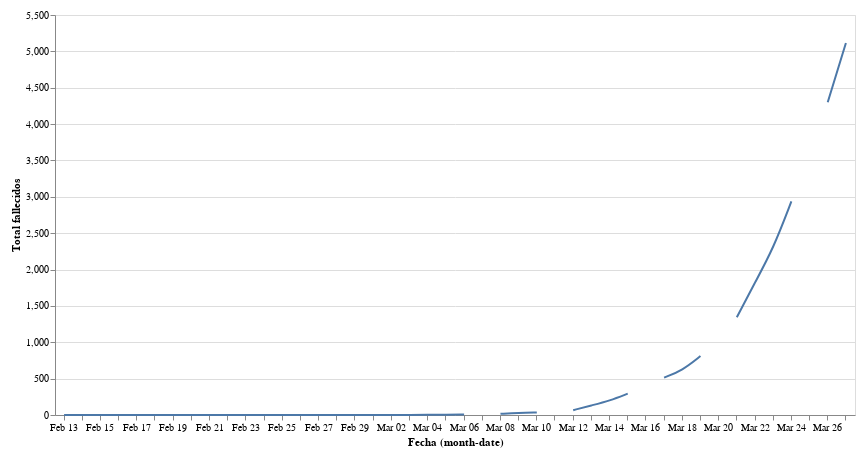

The cell this chart's notebook holds for it:
### Markdown cell above
#### Sin interpolar datos faltantes

### Code cell
#collapse

import requests
import pandas as pd
from io import BytesIO
import numpy as np
import altair as alt

# get data
response = requests.get('https://docs.google.com/spreadsheet/ccc?key=1FwOXbkWeuS1LHrKxhSfepGtsgQ6iIEQZmWig_JKo8z0&output=csv&gid=1616296995')
assert response.status_code == 200, 'Wrong status code'
data = response.content
df = pd.read_csv(BytesIO(data), parse_dates=['Fecha'], dayfirst=True)

# Create a selection that chooses the nearest point & selects based on x-value
source = df
nearest = alt.selection(type='single', nearest=True, on='mouseover',
                        fields=['Total fallecidos'], empty='none')

# The basic line
line = alt.Chart(source).mark_line(interpolate='basis').encode(
    x='monthdate(Fecha):O',
    y='Total fallecidos:Q',
)

# Transparent selectors across the chart. This is what tells us
# the x-value of the cursor
selectors = alt.Chart(source).mark_point().encode(
    x='monthdate(Fecha):O',
    opacity=alt.value(0),
).add_selection(
    nearest
)

# Draw points on the line, and highlight based on selection
points = line.mark_point().encode(
    opacity=alt.condition(nearest, alt.value(1), alt.value(0))
)

# Draw text labels near the points, and highlight based on selection
text = line.mark_text(align='left', dx=5, dy=-5).encode(
    text=alt.condition(nearest, 'Total fallecidos:Q', alt.value(' '))
)

# Draw a rule at the location of the selection
rules = alt.Chart(source).mark_rule(color='gray').encode(
    x='monthdate(Fecha):O',
).transform_filter(
    nearest
)

# Put the five layers into a chart and bind the data
alt.layer(
    line, selectors, points, rules, text
).properties(
    width=800, height=400
).configure(
    padding=10
)

### Figure 1 — Vega-Lite specification as saved in the notebook (floating-point values rounded to 4 significant figures)
{"config": {"view": {"continuousWidth": 400, "continuousHeight": 300}, "padding": 10}, "layer": [{"mark": {"type": "line", "interpolate": "basis"}, "encoding": {"x": {"type": "ordinal", "field": "Fecha", "timeUnit": "monthdate"}, "y": {"type": "quantitative", "field": "Total fallecidos"}}}, {"mark": "point", "encoding": {"opacity": {"value": 0}, "x": {"type": "ordinal", "field": "Fecha", "timeUnit": "monthdate"}}, "selection": {"selector124": {"type": "single", "nearest": true, "on": "mouseover", "fields": ["Total fallecidos"], "empty": "none"}}}, {"mark": "point", "encoding": {"opacity": {"condition": {"value": 1, "selection": "selector124"}, "value": 0}, "x": {"type": "ordinal", "field": "Fecha", "timeUnit": "monthdate"}, "y": {"type": "quantitative", "field": "Total fallecidos"}}}, {"mark": {"type": "rule", "color": "gray"}, "encoding": {"x": {"type": "ordinal", "field": "Fecha", "timeUnit": "monthdate"}}, "transform": [{"filter": {"selection": "selector124"}}]}, {"mark": {"type": "text", "align": "left", "dx": 5, "dy": -5}, "encoding": {"text": {"condition": {"type": "quantitative", "field": "Total fallecidos", "selection": "selector124"}, "value": " "}, "x": {"type": "ordinal", "field": "Fecha", "timeUnit": "monthdate"}, "y": {"type": "quantitative", "field": "Total fallecidos"}}}], "data": {"name": "data-7ced8e63a01c7e57473f9c77090623ed"}, "height": 400, "width": 800, "$schema": "https://vega.github.io/schema/vega-lite/v4.0.2.json", "datasets": {"data-7ced8e63a01c7e57473f9c77090623ed": [{"Fecha": "2020-02-13T00:00:00", "Asturias": 0.0, "Andalucía": 0.0, "Aragón": 0.0, "Baleares": 0.0, "Canarias": 0.0, "Cantabria": 0.0, "Cataluña": 0.0, "Castilla y León": 0.0, "Castilla-La Mancha": 0.0, "Comunidad de Madrid": 0.0, "Comunidad Valenciana": 1.0, "Extremadura": 0.0, "Galicia": 0.0, "La Rioja": 0.0, "Murcia": 0.0, "Navarra": 0.0, "País Vasco": 0.0, "Total fallecidos": 1.0}, {"Fecha": "2020-02-14T00:00:00", "Asturias": 0.0, "Andalucía": 0.0, "Aragón": 0.0, "Baleares": 0.0, "Canarias": 0.0, "Cantabria": 0.0, "Cataluña": 0.0, "Castilla y León": 0.0, "Castilla-La Mancha": 0.0, "Comunidad de Madrid": 0.0, "Comunidad Valenciana": 1.0, "Extremadura": 0.0, "Galicia": 0.0, "La Rioja": 0.0, "Murcia": 0.0, "Navarra": 0.0, "País Vasco": 0.0, "Total fallecidos": 1.0}, {"Fecha": "2020-02-15T00:00:00", "Asturias": 0.0, "Andalucía": 0.0, "Aragón": 0.0, "Baleares": 0.0, "Canarias": 0.0, "Cantabria": 0.0, "Cataluña": 0.0, "Castilla y León": 0.0, "Castilla-La Mancha": 0.0, "Comunidad de Madrid": 0.0, "Comunidad Valenciana": 1.0, "Extremadura": 0.0, "Galicia": 0.0, "La Rioja": 0.0, "Murcia": 0.0, "Navarra": 0.0, "País Vasco": 0.0, "Total fallecidos": 1.0}, {"Fecha": "2020-02-16T00:00:00", "Asturias": 0.0, "Andalucía": 0.0, "Aragón": 0.0, "Baleares": 0.0, "Canarias": 0.0, "Cantabria": 0.0, "Cataluña": 0.0, "Castilla y León": 0.0, "Castilla-La Mancha": 0.0, "Comunidad de Madrid": 0.0, "Comunidad Valenciana": 1.0, "Extremadura": 0.0, "Galicia": 0.0, "La Rioja": 0.0, "Murcia": 0.0, "Navarra": 0.0, "País Vasco": 0.0, "Total fallecidos": 1.0}, {"Fecha": "2020-02-17T00:00:00", "Asturias": 0.0, "Andalucía": 0.0, "Aragón": 0.0, "Baleares": 0.0, "Canarias": 0.0, "Cantabria": 0.0, "Cataluña": 0.0, "Castilla y León": 0.0, "Castilla-La Mancha": 0.0, "Comunidad de Madrid": 0.0, "Comunidad Valenciana": 1.0, "Extremadura": 0.0, "Galicia": 0.0, "La Rioja": 0.0, "Murcia": 0.0, "Navarra": 0.0, "País Vasco": 0.0, "Total fallecidos": 1.0}, {"Fecha": "2020-02-18T00:00:00", "Asturias": 0.0, "Andalucía": 0.0, "Aragón": 0.0, "Baleares": 0.0, "Canarias": 0.0, "Cantabria": 0.0, "Cataluña": 0.0, "Castilla y León": 0.0, "Castilla-La Mancha": 0.0, "Comunidad de Madrid": 0.0, "Comunidad Valenciana": 1.0, "Extremadura": 0.0, "Galicia": 0.0, "La Rioja": 0.0, "Murcia": 0.0, "Navarra": 0.0, "País Vasco": 0.0, "Total fallecidos": 1.0}, {"Fecha": "2020-02-19T00:00:00", "Asturias": 0.0, "Andalucía": 0.0, "Aragón": 0.0, "Baleares": 0.0, "Canarias": 0.0, "Cantabria": 0.0, "Cataluña": 0.0, "Castilla y León": 0.0, "Castilla-La Mancha": 0.0, "Comunidad de Madrid": 0.0, "Comunidad Valenciana": 1.0, "Extremadura": 0.0, "Galicia": 0.0, "La Rioja": 0.0, "Murcia": 0.0, "Navarra": 0.0, "País Vasco": 0.0, "Total fallecidos": 1.0}, {"Fecha": "2020-02-20T00:00:00", "Asturias": 0.0, "Andalucía": 0.0, "Aragón": 0.0, "Baleares": 0.0, "Canarias": 0.0, "Cantabria": 0.0, "Cataluña": 0.0, "Castilla y León": 0.0, "Castilla-La Mancha": 0.0, "Comunidad de Madrid": 0.0, "Comunidad Valenciana": 1.0, "Extremadura": 0.0, "Galicia": 0.0, "La Rioja": 0.0, "Murcia": 0.0, "Navarra": 0.0, "País Vasco": 0.0, "Total fallecidos": 1.0}, {"Fecha": "2020-02-21T00:00:00", "Asturias": 0.0, "Andalucía": 0.0, "Aragón": 0.0, "Baleares": 0.0, "Canarias": 0.0, "Cantabria": 0.0, "Cataluña": 0.0, "Castilla y León": 0.0, "Castilla-La Mancha": 0.0, "Comunidad de Madrid": 0.0, "Comunidad Valenciana": 1.0, "Extremadura": 0.0, "Galicia": 0.0, "La Rioja": 0.0, "Murcia": 0.0, "Navarra": 0.0, "País Vasco": 0.0, "Total fallecidos": 1.0}, {"Fecha": "2020-02-22T00:00:00", "Asturias": 0.0, "Andalucía": 0.0, "Aragón": 0.0, "Baleares": 0.0, "Canarias": 0.0, "Cantabria": 0.0, "Cataluña": 0.0, "Castilla y León": 0.0, "Castilla-La Mancha": 0.0, "Comunidad de Madrid": 0.0, "Comunidad Valenciana": 1.0, "Extremadura": 0.0, "Galicia": 0.0, "La Rioja": 0.0, "Murcia": 0.0, "Navarra": 0.0, "País Vasco": 0.0, "Total fallecidos": 1.0}, {"Fecha": "2020-02-23T00:00:00", "Asturias": 0.0, "Andalucía": 0.0, "Aragón": 0.0, "Baleares": 0.0, "Canarias": 0.0, "Cantabria": 0.0, "Cataluña": 0.0, "Castilla y León": 0.0, "Castilla-La Mancha": 0.0, "Comunidad de Madrid": 0.0, "Comunidad Valenciana": 1.0, "Extremadura": 0.0, "Galicia": 0.0, "La Rioja": 0.0, "Murcia": 0.0, "Navarra": 0.0, "País Vasco": 0.0, "Total fallecidos": 1.0}, {"Fecha": "2020-02-24T00:00:00", "Asturias": 0.0, "Andalucía": 0.0, "Aragón": 0.0, "Baleares": 0.0, "Canarias": 0.0, "Cantabria": 0.0, "Cataluña": 0.0, "Castilla y León": 0.0, "Castilla-La Mancha": 0.0, "Comunidad de Madrid": 0.0, "Comunidad Valenciana": 1.0, "Extremadura": 0.0, "Galicia": 0.0, "La Rioja": 0.0, "Murcia": 0.0, "Navarra": 0.0, "País Vasco": 0.0, "Total fallecidos": 1.0}, {"Fecha": "2020-02-25T00:00:00", "Asturias": 0.0, "Andalucía": 0.0, "Aragón": 0.0, "Baleares": 0.0, "Canarias": 0.0, "Cantabria": 0.0, "Cataluña": 0.0, "Castilla y León": 0.0, "Castilla-La Mancha": 0.0, "Comunidad de Madrid": 0.0, "Comunidad Valenciana": 1.0, "Extremadura": 0.0, "Galicia": 0.0, "La Rioja": 0.0, "Murcia": 0.0, "Navarra": 0.0, "País Vasco": 0.0, "Total fallecidos": 1.0}, {"Fecha": "2020-02-26T00:00:00", "Asturias": 0.0, "Andalucía": 0.0, "Aragón": 0.0, "Baleares": 0.0, "Canarias": 0.0, "Cantabria": 0.0, "Cataluña": 0.0, "Castilla y León": 0.0, "Castilla-La Mancha": 0.0, "Comunidad de Madrid": 0.0, "Comunidad Valenciana": 1.0, "Extremadura": 0.0, "Galicia": 0.0, "La Rioja": 0.0, "Murcia": 0.0, "Navarra": 0.0, "País Vasco": 0.0, "Total fallecidos": 1.0}, {"Fecha": "2020-02-27T00:00:00", "Asturias": 0.0, "Andalucía": 0.0, "Aragón": 0.0, "Baleares": 0.0, "Canarias": 0.0, "Cantabria": 0.0, "Cataluña": 0.0, "Castilla y León": 0.0, "Castilla-La Mancha": 0.0, "Comunidad de Madrid": 0.0, "Comunidad Valenciana": 1.0, "Extremadura": 0.0, "Galicia": 0.0, "La Rioja": 0.0, "Murcia": 0.0, "Navarra": 0.0, "País Vasco": 0.0, "Total fallecidos": 1.0}, {"Fecha": "2020-02-28T00:00:00", "Asturias": 0.0, "Andalucía": 0.0, "Aragón": 0.0, "Baleares": 0.0, "Canarias": 0.0, "Cantabria": 0.0, "Cataluña": 0.0, "Castilla y León": 0.0, "Castilla-La Mancha": 0.0, "Comunidad de Madrid": 0.0, "Comunidad Valenciana": 1.0, "Extremadura": 0.0, "Galicia": 0.0, "La Rioja": 0.0, "Murcia": 0.0, "Navarra": 0.0, "País Vasco": 0.0, "Total fallecidos": 1.0}, {"Fecha": "2020-02-29T00:00:00", "Asturias": 0.0, "Andalucía": 0.0, "Aragón": 0.0, "Baleares": 0.0, "Canarias": 0.0, "Cantabria": 0.0, "Cataluña": 0.0, "Castilla y León": 0.0, "Castilla-La Mancha": 0.0, "Comunidad de Madrid": 0.0, "Comunidad Valenciana": 1.0, "Extremadura": 0.0, "Galicia": 0.0, "La Rioja": 0.0, "Murcia": 0.0, "Navarra": 0.0, "País Vasco": 0.0, "Total fallecidos": 1.0}, {"Fecha": "2020-03-01T00:00:00", "Asturias": 0.0, "Andalucía": 0.0, "Aragón": 0.0, "Baleares": 0.0, "Canarias": 0.0, "Cantabria": 0.0, "Cataluña": 0.0, "Castilla y León": 0.0, "Castilla-La Mancha": 0.0, "Comunidad de Madrid": 0.0, "Comunidad Valenciana": 1.0, "Extremadura": 0.0, "Galicia": 0.0, "La Rioja": 0.0, "Murcia": 0.0, "Navarra": 0.0, "País Vasco": 0.0, "Total fallecidos": 1.0}, {"Fecha": "2020-03-02T00:00:00", "Asturias": 0.0, "Andalucía": 0.0, "Aragón": 0.0, "Baleares": 0.0, "Canarias": 0.0, "Cantabria": 0.0, "Cataluña": 0.0, "Castilla y León": 0.0, "Castilla-La Mancha": 0.0, "Comunidad de Madrid": 0.0, "Comunidad Valenciana": 1.0, "Extremadura": 0.0, "Galicia": 0.0, "La Rioja": 0.0, "Murcia": 0.0, "Navarra": 0.0, "País Vasco": 0.0, "Total fallecidos": 1.0}, {"Fecha": "2020-03-03T00:00:00", "Asturias": 0.0, "Andalucía": 0.0, "Aragón": 0.0, "Baleares": 0.0, "Canarias": 0.0, "Cantabria": 0.0, "Cataluña": 0.0, "Castilla y León": 0.0, "Castilla-La Mancha": 0.0, "Comunidad de Madrid": 0.0, "Comunidad Valenciana": 1.0, "Extremadura": 0.0, "Galicia": 0.0, "La Rioja": 0.0, "Murcia": 0.0, "Navarra": 0.0, "País Vasco": 0.0, "Total fallecidos": 1.0}, {"Fecha": "2020-03-04T00:00:00", "Asturias": 0.0, "Andalucía": 0.0, "Aragón": 0.0, "Baleares": 0.0, "Canarias": 0.0, "Cantabria": 0.0, "Cataluña": 0.0, "Castilla y León": 0.0, "Castilla-La Mancha": 0.0, "Comunidad de Madrid": 0.0, "Comunidad Valenciana": 1.0, "Extremadura": 0.0, "Galicia": 0.0, "La Rioja": 0.0, "Murcia": 0.0, "Navarra": 0.0, "País Vasco": 1.0, "Total fallecidos": 2.0}, {"Fecha": "2020-03-05T00:00:00", "Asturias": 0.0, "Andalucía": 0.0, "Aragón": 0.0, "Baleares": 0.0, "Canarias": 0.0, "Cantabria": 0.0, "Cataluña": 0.0, "Castilla y León": 0.0, "Castilla-La Mancha": 0.0, "Comunidad de Madrid": 2.0, "Comunidad Valenciana": 1.0, "Extremadura": 0.0, "Galicia": 0.0, "La Rioja": 0.0, "Murcia": 0.0, "Navarra": 0.0, "País Vasco": 1.0, "Total fallecidos": 4.0}, {"Fecha": "2020-03-06T00:00:00", "Asturias": 0.0, "Andalucía": 0.0, "Aragón": 1.0, "Baleares": 0.0, "Canarias": 0.0, "Cantabria": 0.0, "Cataluña": 1.0, "Castilla y León": 0.0, "Castilla-La Mancha": 0.0, "Comunidad de Madrid": 4.0, "Comunidad Valenciana": 1.0, "Extremadura": 0.0, "Galicia": 0.0, "La Rioja": 0.0, "Murcia": 0.0, "Navarra": 0.0, "País Vasco": 1.0, "Total fallecidos": 8.0}, {"Fecha": "2020-03-07T00:00:00", "Asturias": null, "Andalucía": null, "Aragón": null, "Baleares": null, "Canarias": null, "Cantabria": null, "Cataluña": null, "Castilla y León": null, "Castilla-La Mancha": null, "Comunidad de Madrid": null, "Comunidad Valenciana": null, "Extremadura": null, "Galicia": null, "La Rioja": null, "Murcia": null, "Navarra": null, "País Vasco": null, "Total fallecidos": null}, {"Fecha": "2020-03-08T00:00:00", "Asturias": 0.0, "Andalucía": 0.0, "Aragón": 1.0, "Baleares": 0.0, "Canarias": 0.0, "Cantabria": 0.0, "Cataluña": 1.0, "Castilla y León": 0.0, "Castilla-La Mancha": 0.0, "Comunidad de Madrid": 8.0, "Comunidad Valenciana": 1.0, "Extremadura": 0.0, "Galicia": 0.0, "La Rioja": 0.0, "Murcia": 0.0, "Navarra": 0.0, "País Vasco": 5.0, "Total fallecidos": 16.0}, {"Fecha": "2020-03-09T00:00:00", "Asturias": 0.0, "Andalucía": 0.0, "Aragón": 3.0, "Baleares": 0.0, "Canarias": 0.0, "Cantabria": 0.0, "Cataluña": 3.0, "Castilla y León": 0.0, "Castilla-La Mancha": 0.0, "Comunidad de Madrid": 17.0, "Comunidad Valenciana": 1.0, "Extremadura": 0.0, "Galicia": 0.0, "La Rioja": 0.0, "Murcia": 0.0, "Navarra": 0.0, "País Vasco": 6.0, "Total fallecidos": 30.0}, {"Fecha": "2020-03-10T00:00:00", "Asturias": 0.0, "Andalucía": 0.0, "Aragón": 3.0, "Baleares": 0.0, "Canarias": 0.0, "Cantabria": 0.0, "Cataluña": 3.0, "Castilla y León": 0.0, "Castilla-La Mancha": 0.0, "Comunidad de Madrid": 21.0, "Comunidad Valenciana": 1.0, "Extremadura": 0.0, "Galicia": 0.0, "La Rioja": 1.0, "Murcia": 0.0, "Navarra": 0.0, "País Vasco": 6.0, "Total fallecidos": 35.0}, {"Fecha": "2020-03-11T00:00:00", "Asturias": null, "Andalucía": null, "Aragón": null, "Baleares": null, "Canarias": null, "Cantabria": null, "Cataluña": null, "Castilla y León": null, "Castilla-La Mancha": null, "Comunidad de Madrid": null, "Comunidad Valenciana": null, "Extremadura": null, "Galicia": null, "La Rioja": null, "Murcia": null, "Navarra": null, "País Vasco": null, "Total fallecidos": null}, {"Fecha": "2020-03-12T00:00:00", "Asturias": 1.0, "Andalucía": 0.0, "Aragón": 6.0, "Baleares": 1.0, "Canarias": 0.0, "Cantabria": 0.0, "Cataluña": 6.0, "Castilla y León": 0.0, "Castilla-La Mancha": 1.0, "Comunidad de Madrid": 38.0, "Comunidad Valenciana": 1.0, "Extremadura": 1.0, "Galicia": 0.0, "La Rioja": 2.0, "Murcia": 0.0, "Navarra": 0.0, "País Vasco": 9.0, "Total fallecidos": 66.0}, {"Fecha": "2020-03-13T00:00:00", "Asturias": 1.0, "Andalucía": 2.0, "Aragón": 7.0, "Baleares": 1.0, "Canarias": 1.0, "Cantabria": 0.0, "Cataluña": 6.0, "Castilla y León": 3.0, "Castilla-La Mancha": 5.0, "Comunidad de Madrid": 86.0, "Comunidad Valenciana": 3.0, "Extremadura": 1.0, "Galicia": 0.0, "La Rioja": 2.0, "Murcia": 0.0, "Navarra": 0.0, "País Vasco": 14.0, "Total fallecidos": 132.0}, {"Fecha": "2020-03-14T00:00:00", "Asturias": 1.0, "Andalucía": 5.0, "Aragón": 7.0, "Baleares": 1.0, "Canarias": 1.0, "Cantabria": 0.0, "Cataluña": 8.0, "Castilla y León": 5.0, "Castilla-La Mancha": 6.0, "Comunidad de Madrid": 133.0, "Comunidad Valenciana": 3.0, "Extremadura": 2.0, "Galicia": 1.0, "La Rioja": 3.0, "Murcia": 0.0, "Navarra": 1.0, "País Vasco": 19.0, "Total fallecidos": 196.0}, {"Fecha": "2020-03-15T00:00:00", "Asturias": 1.0, "Andalucía": 6.0, "Aragón": 7.0, "Baleares": 1.0, "Canarias": 1.0, "Cantabria": 0.0, "Cataluña": 12.0, "Castilla y León": 9.0, "Castilla-La Mancha": 6.0, "Comunidad de Madrid": 213.0, "Comunidad Valenciana": 5.0, "Extremadura": 3.0, "Galicia": 2.0, "La Rioja": 3.0, "Murcia": 0.0, "Navarra": 1.0, "País Vasco": 23.0, "Total fallecidos": 293.0}, {"Fecha": "2020-03-16T00:00:00", "Asturias": null, "Andalucía": null, "Aragón": null, "Baleares": null, "Canarias": null, "Cantabria": null, "Cataluña": null, "Castilla y León": null, "Castilla-La Mancha": null, "Comunidad de Madrid": null, "Comunidad Valenciana": null, "Extremadura": null, "Galicia": null, "La Rioja": null, "Murcia": null, "Navarra": null, "País Vasco": null, "Total fallecidos": null}, {"Fecha": "2020-03-17T00:00:00", "Asturias": 1.0, "Andalucía": 11.0, "Aragón": 12.0, "Baleares": 1.0, "Canarias": 2.0, "Cantabria": 0.0, "Cataluña": 41.0, "Castilla y León": 12.0, "Castilla-La Mancha": 17.0, "Comunidad de Madrid": 355.0, "Comunidad Valenciana": 13.0, "Extremadura": 3.0, "Galicia": 3.0, "La Rioja": 5.0, "Murcia": 0.0, "Navarra": 2.0, "País Vasco": 36.0, "Total fallecidos": 514.0}, {"Fecha": "2020-03-18T00:00:00", "Asturias": 1.0, "Andalucía": 19.0, "Aragón": 13.0, "Baleares": 1.0, "Canarias": 3.0, "Cantabria": 1.0, "Cataluña": 55.0, "Castilla y León": 22.0, "Castilla-La Mancha": 28.0, "Comunidad de Madrid": 390.0, "Comunidad Valenciana": 22.0, "Extremadura": 6.0, "Galicia": 3.0, "La Rioja": 5.0, "Murcia": 0.0, "Navarra": 3.0, "País Vasco": 40.0, "Total fallecidos": 612.0}, {"Fecha": "2020-03-19T00:00:00", "Asturias": 2.0, "Andalucía": 23.0, "Aragón": 15.0, "Baleares": 3.0, "Canarias": 3.0, "Cantabria": 1.0, "Cataluña": 82.0, "Castilla y León": 43.0, "Castilla-La Mancha": 42.0, "Comunidad de Madrid": 498.0, "Comunidad Valenciana": 24.0, "Extremadura": 8.0, "Galicia": 4.0, "La Rioja": 5.0, "Murcia": 0.0, "Navarra": 4.0, "País Vasco": 53.0, "Total fallecidos": 810.0}, {"Fecha": "2020-03-20T00:00:00", "Asturias": null, "Andalucía": null, "Aragón": null, "Baleares": null, "Canarias": null, "Cantabria": null, "Cataluña": null, "Castilla y León": null, "Castilla-La Mancha": null, "Comunidad de Madrid": null, "Comunidad Valenciana": null, "Extremadura": null, "Galicia": null, "La Rioja": null, "Murcia": null, "Navarra": null, "País Vasco": null, "Total fallecidos": null}, {"Fecha": "2020-03-21T00:00:00", "Asturias": 5.0, "Andalucía": 40.0, "Aragón": 22.0, "Baleares": 4.0, "Canarias": 7.0, "Cantabria": 1.0, "Cataluña": 122.0, "Castilla y León": 74.0, "Castilla-La Mancha": 84.0, "Comunidad de Madrid": 804.0, "Comunidad Valenciana": 50.0, "Extremadura": 12.0, "Galicia": 9.0, "La Rioja": 15.0, "Murcia": 1.0, "Navarra": 9.0, "País Vasco": 85.0, "Total fallecidos": 1344.0}, {"Fecha": "2020-03-22T00:00:00", "Asturias": 12.0, "Andalucía": 47.0, "Aragón": 24.0, "Baleares": 9.0, "Canarias": 11.0, "Cantabria": 5.0, "Cataluña": 245.0, "Castilla y León": 102.0, "Castilla-La Mancha": 112.0, "Comunidad de Madrid": 1021.0, "Comunidad Valenciana": 69.0, "Extremadura": 14.0, "Galicia": 12.0, "La Rioja": 18.0, "Murcia": 1.0, "Navarra": 24.0, "País Vasco": 97.0, "Total fallecidos": 1823.0}, {"Fecha": "2020-03-23T00:00:00", "Asturias": 22.0, "Andalucía": 58.0, "Aragón": 32.0, "Baleares": 10.0, "Canarias": 11.0, "Cantabria": 6.0, "Cataluña": 339.0, "Castilla y León": 102.0, "Castilla-La Mancha": 145.0, "Comunidad de Madrid": 1263.0, "Comunidad Valenciana": 94.0, "Extremadura": 18.0, "Galicia": 18.0, "La Rioja": 22.0, "Murcia": 2.0, "Navarra": 24.0, "País Vasco": 120.0, "Total fallecidos": 2286.0}, {"Fecha": "2020-03-24T00:00:00", "Asturias": 22.0, "Andalucía": 87.0, "Aragón": 37.0, "Baleares": 13.0, "Canarias": 16.0, "Cantabria": 9.0, "Cataluña": 516.0, "Castilla y León": 124.0, "Castilla-La Mancha": 216.0, "Comunidad de Madrid": 1535.0, "Comunidad Valenciana": 115.0, "Extremadura": 26.0, "Galicia": 23.0, "La Rioja": 30.0, "Murcia": 3.0, "Navarra": 31.0, "País Vasco": 133.0, "Total fallecidos": 2936.0}, {"Fecha": "2020-03-25T00:00:00", "Asturias": null, "Andalucía": null, "Aragón": null, "Baleares": null, "Canarias": null, "Cantabria": null, "Cataluña": null, "Castilla y León": null, "Castilla-La Mancha": null, "Comunidad de Madrid": null, "Comunidad Valenciana": null, "Extremadura": null, "Galicia": null, "La Rioja": null, "Murcia": null, "Navarra": null, "País Vasco": null, "Total fallecidos": null}, {"Fecha": "2020-03-26T00:00:00", "Asturias": 29.0, "Andalucía": 134.0, "Aragón": 48.0, "Baleares": 17.0, "Canarias": 27.0, "Cantabria": 17.0, "Cataluña": 880.0, "Castilla y León": 206.0, "Castilla-La Mancha": 316.0, "Comunidad de Madrid": 2090.0, "Comunidad Valenciana": 167.0, "Extremadura": 58.0, "Galicia": 32.0, "La Rioja": 43.0, "Murcia": 8.0, "Navarra": 49.0, "País Vasco": 180.0, "Total fallecidos": 4301.0}, {"Fecha": "2020-03-27T00:00:00", "Asturias": 29.0, "Andalucía": 144.0, "Aragón": 58.0, "Baleares": 22.0, "Canarias": 27.0, "Cantabria": 21.0, "Cataluña": 1070.0, "Castilla y León": 321.0, "Castilla-La Mancha": 367.0, "Comunidad de Madrid": 2412.0, "Comunidad Valenciana": 198.0, "Extremadura": 69.0, "Galicia": 43.0, "La Rioja": 55.0, "Murcia": 15.0, "Navarra": 58.0, "País Vasco": 207.0, "Total fallecidos": 5116.0}]}}
